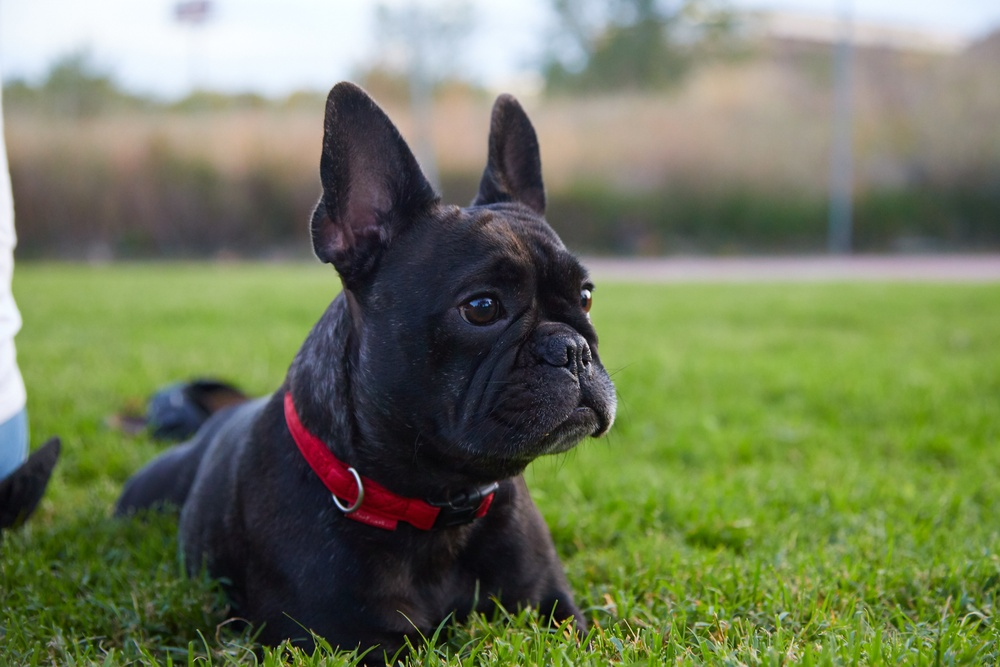
#> input picture Lab/lab1/colourspace/Images/dog.jpg, 1000 x 667 px, shrunk from 4460 x 2973 before the run, found by its file name
$ python ConvertColourSpace.py
#> lines starting #> are read from the running program, lines starting #| are printed output that depends on the picture
#> further down, I is the input picture: shape (667, 1000, 3); mean B, G, R 90.6, 123.1, 113.4
### Lab/lab1/colourspace/visualize.py
import matplotlib.pyplot as plt
import matplotlib.gridspec as gridspec
import cv2

def visualize(input_image):
    # Fill in this function. Remember to remove the pass command
    # Showing of Image
    if(len(input_image.shape) == 3 and input_image.shape[2]==3):
        #input_image = cv2.cvtColor(input_image, cv2.COLOR_BGR2RGB)
        fig = plt.figure(1)
        # set up subplot grid
        gridspec.GridSpec(3,3)

        # Main subplot
        plt.subplot2grid((3,3), (0,0), colspan=2, rowspan=3)
        plt.title('Proccessed Image')
        plt.imshow(input_image)
        # Red Channel subplot
        plt.subplot2grid((3,3), (0,2))
        plt.title('Red Channel')
        plt.imshow(input_image[:,:,0]) # Red channel
        plt.subplot2grid((3,3), (1,2))
        plt.title('Green Channel')
        plt.imshow(input_image[:,:,1]) # Green channel
        plt.subplot2grid((3,3), (2,2))
        plt.title('Blue Channel')
        plt.imshow(input_image[:,:,2]) # Blue channel

        plt.tight_layout()
        figname = 'plot.png'
        plt.savefig(figname)
        plt.show()
    else:
        fig = plt.figure()
        plt.imshow(input_image, cmap='gray')
        plt.savefig('plot.png')
        plt.show()


### Lab/lab1/colourspace/ConvertColourSpace.py
import numpy as np
import cv2
import rgbConversions
from visualize import *
import os
import matplotlib as plt
import matplotlib.gridspec as gridspec

def ConvertColourSpace(input_image, colourspace):
    '''
    Converts an RGB image into a specified color space, visualizes the
    color channels and returns the image in its new color space.

    Colorspace options:
      opponent
      rgb -> for normalized RGB
      hsv
      ycbcr
      gray

    P.S: Do not forget the visualization part!
    '''
#> called with colourspace = 'ycbcr'

    # Convert the image into double precision for conversions
    input_image = input_image.astype(np.float32)


    if colourspace.lower() == 'opponent':
        # fill in the rgb2opponent function
        new_image = rgbConversions.rgb2opponent(input_image)

    elif colourspace.lower() == 'rgb':
        # fill in the rgb2opponent function
        new_image = rgbConversions.rgb2normedrgb(input_image)

    elif colourspace.lower() == 'hsv':
        # use built-in function from opencv
        new_image = cv2.cvtColor(input_image, cv2.COLOR_RGB2HSV)

    elif colourspace.lower() == 'ycbcr':
        # use built-in function from opencv
        new_image = cv2.cvtColor(input_image, cv2.COLOR_RGB2YCrCb)
#> new_image: shape (667, 1000, 3) float32; mean of channels 0, 1, 2 116.5, -1.7, -14.1
        temp = np.array(new_image[:, :, 1])
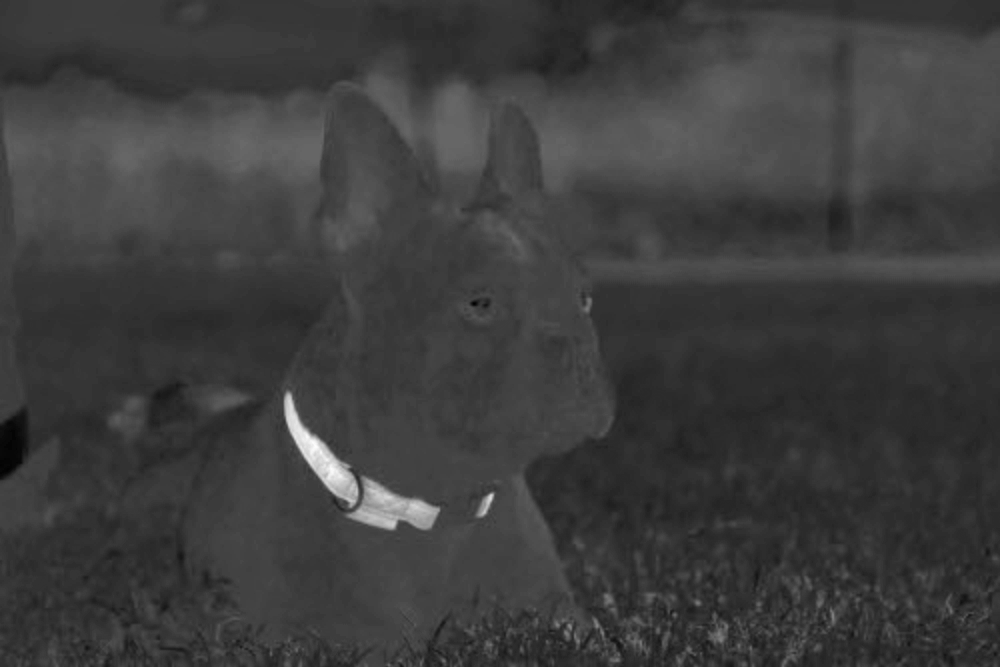
#> temp: shape (667, 1000) float32; min -28.69, max 83.23, mean -1.7; drawn with min black and max white
        new_image[:, :, 1] = new_image[:, :, 2]
#> new_image: shape (667, 1000, 3) float32; mean of channels 0, 1, 2 116.5, -14.1, -14.1
        new_image[:, :, 2] = temp
#> new_image: shape (667, 1000, 3) float32; mean of channels 0, 1, 2 116.5, -14.1, -1.7

    elif colourspace.lower() == 'gray':
        # fill in the rgb2opponent function
        new_image = rgbConversions.rgb2grays(input_image)

    else:
        print('Error: Unknown colorspace type [%s]...' % colourspace)
        new_image = input_image

    visualize(new_image)
#> in visualize, `plt.savefig(figname)`:
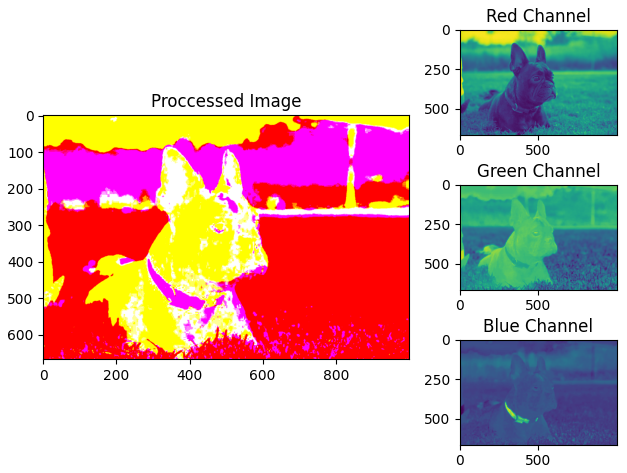
#> figure drawn by matplotlib, 4 panels

    return new_image


if __name__ == '__main__':

    # Replace the image name with a valid image
    cur_dir = os.path.dirname(os.path.realpath(__file__))
    img_path = cur_dir + '/images/dog.jpg'
    print(img_path)
    # Read with opencv
    I = cv2.imread(img_path)

    # Convert from BGR to RGB
    # This is a shorthand.
    I = I[:, :, ::-1]

    # All the function has been implimented, please uncomment
    # to view each type of output
    # For specific gray image need to uncomment the functions
    # in the rgbConversions.py file
    #out_img = ConvertColourSpace(I, 'opponent')
    #out_img = ConvertColourSpace(I, 'rgb')
    #out_img = ConvertColourSpace(I, 'hsv')
    out_img = ConvertColourSpace(I, 'ycbcr')
    #out_img = ConvertColourSpace(I, 'gray')
